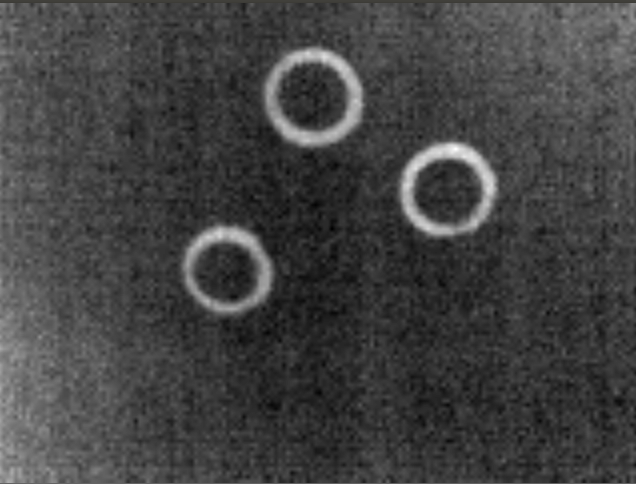
#> input picture notebooks/circle.png, 636 x 484 px
$ jupyter execute --allow-errors 2.0-bl-detect-circle.ipynb
#> lines starting #> are read from the running program, lines starting #| are printed output that depends on the picture; after the words box and inside, x2 and y2 are one past the last pixel; in counts of white or black regions, pixels touching at a corner belong together
[cell 1]
# import the necessary packages
import numpy as np
import argparse
import cv2
from imutils import paths
from matplotlib import pyplot as plt

[cell 2]
def detect_circle(image_file):
    # load the image, clone it for output, and then convert it to grayscale
    image = cv2.imread(image_file,cv2.IMREAD_COLOR)
    plt.imshow(image)
    plt.show()
    gray = cv2.cvtColor(image, cv2.COLOR_BGR2GRAY)
    # Blur using 3 * 3 kernel.
    gray = cv2.blur(gray, (3, 3))
    gray = cv2.GaussianBlur(gray, (7,7), 0)

    # detect circles in the image
#     circles = cv2.HoughCircles(gray, cv2.HOUGH_GRADIENT, 1.2, 100)
    circles = cv2.HoughCircles(gray,
                           cv2.HOUGH_GRADIENT,
                           minDist=120,
                           dp=1,
                           param1=80,
                           param2=30,
                           minRadius=100,
                           maxRadius=200)

    # ensure at least some circles were found
    if circles is not None:
        # convert the (x, y) coordinates and radius of the circles to integers
        circles = np.round(circles[0, :]).astype("int")
        # loop over the (x, y) coordinates and radius of the circles
        for (x, y, r) in circles:
            # draw the circle in the output image, then draw a rectangle
            # corresponding to the center of the circle
            cv2.circle(gray, (x, y), r, (0, 255, 0), 4)
            cv2.rectangle(gray, (x - 5, y - 5), (x + 5, y + 5), (0, 128, 255), -1)
        plt.imshow(gray)

#> (a cell that did not finish here is left out)

[cell 4]
def detect_circles_v2(file_name):
#> called with file_name = 'circle.png'
    img = cv2.imread(file_name)
#> img is the input picture: shape (484, 636, 3); mean B, G, R 66, 66, 66

    gray = cv2.cvtColor(img, cv2.COLOR_BGR2GRAY)
    plt.imshow(gray)
    plt.show()
    blurred = cv2.medianBlur(gray, 25) #cv2.bilateralFilter(gray,10,50,50)
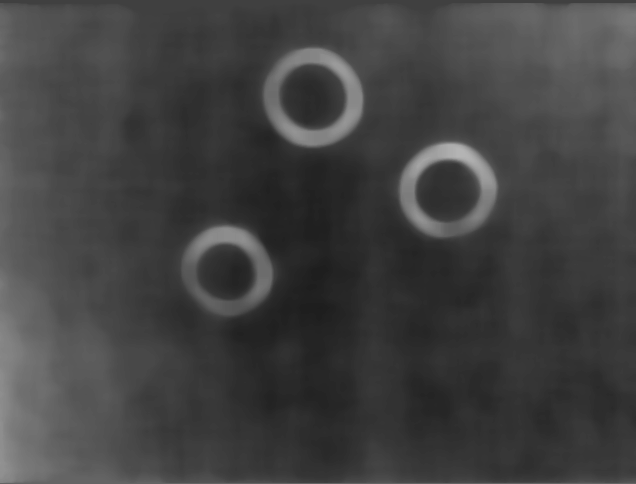
#> blurred: shape (484, 636); min 29, max 180, mean 65.3

    minDist = 100
    param1 = 30 #500
    param2 = 50 #200 #smaller value-> more false circles
    minRadius = 5
    maxRadius = 100 #10

    # docstring of HoughCircles: HoughCircles(image, method, dp, minDist[, circles[, param1[, param2[, minRadius[, maxRadius]]]]]) -> circles
    circles = cv2.HoughCircles(blurred, cv2.HOUGH_GRADIENT, 1, minDist, param1=param1, param2=param2, minRadius=minRadius, maxRadius=maxRadius)
#> circles = [[314.5, 95.5, 51], [449.5, 188.5, 46.3], [225.5, 269.5, 44.7]]

    if circles is not None:
        circles = np.uint16(np.around(circles))
#> circles = [[314, 96, 51], [450, 188, 46], [226, 270, 45]]
        for i in circles[0,:]:
            cv2.circle(img, (i[0], i[1]), i[2], (0, 255, 0), 2)
#> this loop made 3 passes
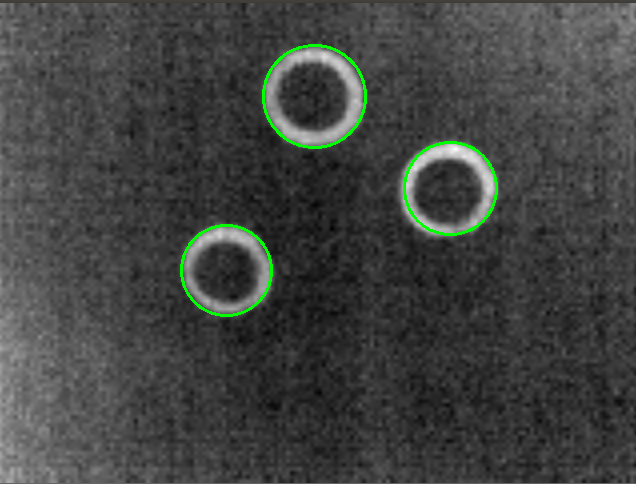
#> img: shape (484, 636, 3); 0.86% of pixels changed, all inside (x1, y1, x2, y2) = (180, 44, 498, 317)

    # Show result for testing:
    # cv2.imshow('img', img)
    plt.imshow(img)
    # cv2.waitKey(0)
    # cv2.destroyAllWindows()

[cell 5]
detect_circles_v2('circle.png')

#> (a cell that did not finish here is left out)
